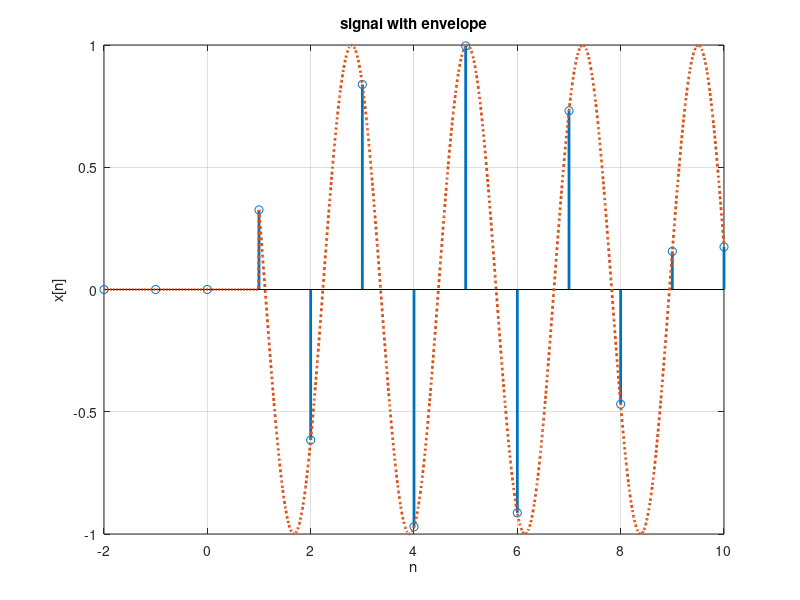

Source code (MATLAB):
x =@(n) sin((2*pi/sqrt(5))*n).*(n>=1);

n = -2:10;
t = n(1):.01:n(end);

stem(n,x(n),'LineWidth',2),hold on
plot(t,x(t),':','LineWidth',2),grid
xlabel('n'),ylabel('x[n]')
title('signal with envelope')